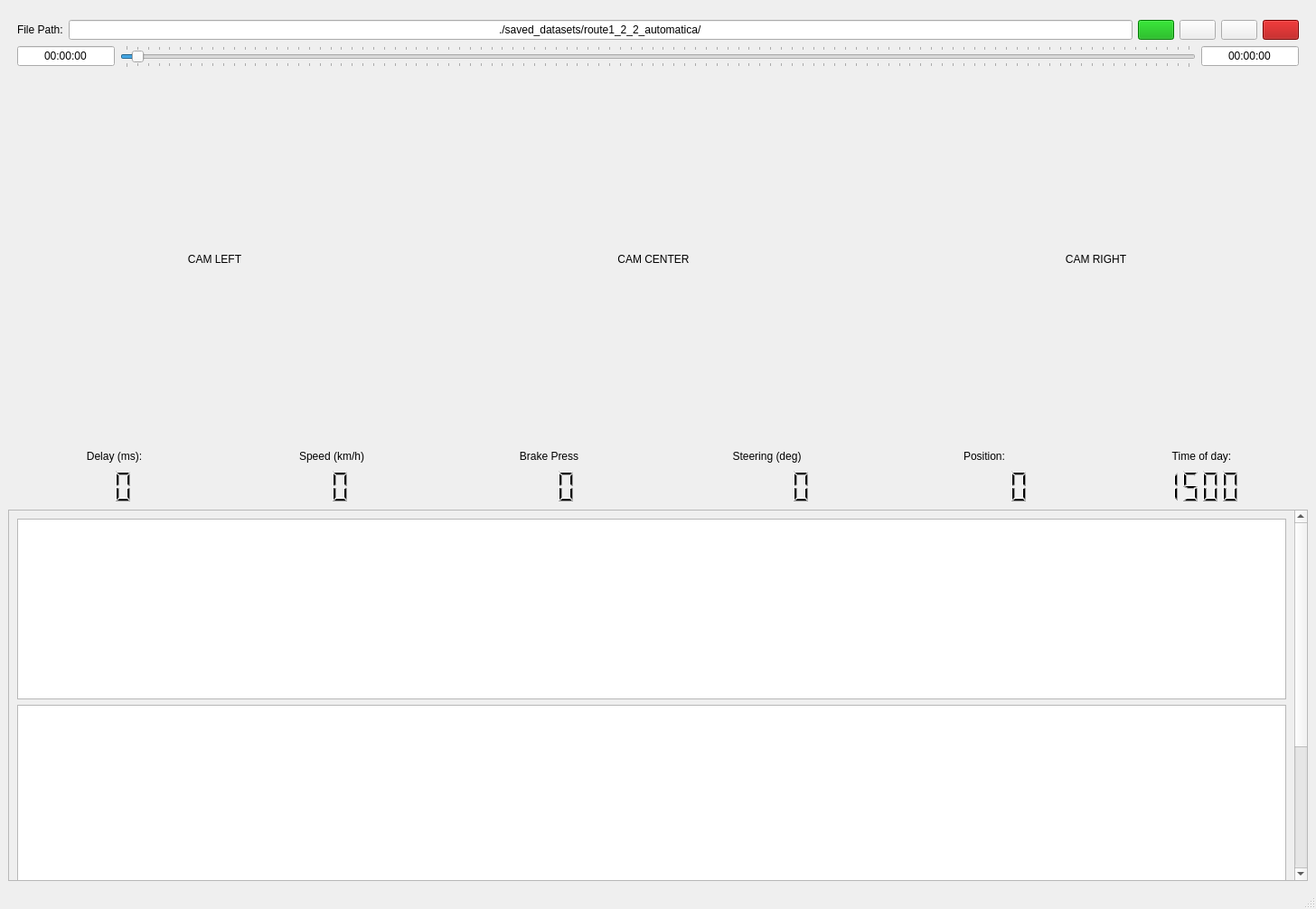
<?xml version="1.0" encoding="UTF-8"?>
<ui version="4.0">
 <class>MainWindow</class>
 <widget class="QMainWindow" name="MainWindow">
  <property name="geometry">
   <rect>
    <x>0</x>
    <y>0</y>
    <width>1456</width>
    <height>1006</height>
   </rect>
  </property>
  <property name="windowTitle">
   <string>Dataset Player</string>
  </property>
  <widget class="QWidget" name="centralwidget">
   <layout class="QVBoxLayout" name="verticalLayout_8">
    <item>
     <spacer name="verticalSpacer">
      <property name="orientation">
       <enum>Qt::Vertical</enum>
      </property>
      <property name="sizeType">
       <enum>QSizePolicy::Fixed</enum>
      </property>
      <property name="sizeHint" stdset="0">
       <size>
        <width>17</width>
        <height>13</height>
       </size>
      </property>
     </spacer>
    </item>
    <item>
     <layout class="QHBoxLayout" name="horizontalLayout">
      <property name="leftMargin">
       <number>10</number>
      </property>
      <property name="rightMargin">
       <number>10</number>
      </property>
      <item>
       <widget class="QLabel" name="label_2">
        <property name="sizePolicy">
         <sizepolicy hsizetype="Preferred" vsizetype="Preferred">
          <horstretch>0</horstretch>
          <verstretch>0</verstretch>
         </sizepolicy>
        </property>
        <property name="text">
         <string>File Path:</string>
        </property>
       </widget>
      </item>
      <item>
       <widget class="QLineEdit" name="lineEditRecPath">
        <property name="text">
         <string>./saved_datasets/route1_2_2_automatica/</string>
        </property>
        <property name="alignment">
         <set>Qt::AlignCenter</set>
        </property>
       </widget>
      </item>
      <item>
       <widget class="QPushButton" name="pushButtonRecord">
        <property name="styleSheet">
         <string notr="true">color:rgb(0, 171, 14);
background-color: rgb(0, 170, 0);</string>
        </property>
        <property name="text">
         <string/>
        </property>
       </widget>
      </item>
      <item>
       <widget class="QPushButton" name="pushButtonPause">
        <property name="styleSheet">
         <string notr="true"/>
        </property>
        <property name="text">
         <string/>
        </property>
       </widget>
      </item>
      <item>
       <widget class="QPushButton" name="pushButtonNextFrame">
        <property name="styleSheet">
         <string notr="true"/>
        </property>
        <property name="text">
         <string/>
        </property>
       </widget>
      </item>
      <item>
       <widget class="QPushButton" name="pushButtonStop">
        <property name="styleSheet">
         <string notr="true">color: rgb(255, 0, 0);
background-color: rgb(170, 0, 0);</string>
        </property>
        <property name="text">
         <string/>
        </property>
       </widget>
      </item>
     </layout>
    </item>
    <item>
     <layout class="QHBoxLayout" name="horizontalLayout_4">
      <property name="leftMargin">
       <number>10</number>
      </property>
      <property name="rightMargin">
       <number>10</number>
      </property>
      <item>
       <widget class="QLineEdit" name="lineEditCrtTime">
        <property name="sizePolicy">
         <sizepolicy hsizetype="Minimum" vsizetype="Fixed">
          <horstretch>0</horstretch>
          <verstretch>0</verstretch>
         </sizepolicy>
        </property>
        <property name="text">
         <string>00:00:00</string>
        </property>
        <property name="maxLength">
         <number>32767</number>
        </property>
        <property name="alignment">
         <set>Qt::AlignCenter</set>
        </property>
        <property name="readOnly">
         <bool>true</bool>
        </property>
       </widget>
      </item>
      <item>
       <widget class="QSlider" name="horizontalSliderSeek">
        <property name="sizePolicy">
         <sizepolicy hsizetype="Expanding" vsizetype="Fixed">
          <horstretch>0</horstretch>
          <verstretch>0</verstretch>
         </sizepolicy>
        </property>
        <property name="singleStep">
         <number>1</number>
        </property>
        <property name="pageStep">
         <number>1</number>
        </property>
        <property name="value">
         <number>1</number>
        </property>
        <property name="orientation">
         <enum>Qt::Horizontal</enum>
        </property>
        <property name="tickPosition">
         <enum>QSlider::TicksBothSides</enum>
        </property>
       </widget>
      </item>
      <item>
       <widget class="QLineEdit" name="lineEditEndTime">
        <property name="enabled">
         <bool>true</bool>
        </property>
        <property name="sizePolicy">
         <sizepolicy hsizetype="Minimum" vsizetype="Fixed">
          <horstretch>0</horstretch>
          <verstretch>0</verstretch>
         </sizepolicy>
        </property>
        <property name="autoFillBackground">
         <bool>false</bool>
        </property>
        <property name="text">
         <string>00:00:00</string>
        </property>
        <property name="alignment">
         <set>Qt::AlignCenter</set>
        </property>
        <property name="readOnly">
         <bool>true</bool>
        </property>
       </widget>
      </item>
     </layout>
    </item>
    <item>
     <layout class="QHBoxLayout" name="horizontalLayout_3">
      <item>
       <widget class="QLabel" name="labelStreamLeft">
        <property name="sizePolicy">
         <sizepolicy hsizetype="Maximum" vsizetype="Expanding">
          <horstretch>0</horstretch>
          <verstretch>0</verstretch>
         </sizepolicy>
        </property>
        <property name="text">
         <string>CAM LEFT</string>
        </property>
        <property name="alignment">
         <set>Qt::AlignCenter</set>
        </property>
       </widget>
      </item>
      <item>
       <widget class="QLabel" name="labelTurnLeft">
        <property name="sizePolicy">
         <sizepolicy hsizetype="Maximum" vsizetype="Expanding">
          <horstretch>0</horstretch>
          <verstretch>0</verstretch>
         </sizepolicy>
        </property>
        <property name="text">
         <string/>
        </property>
        <property name="pixmap">
         <pixmap resource="icons.qrc">:/signal/arrow_left_blank.svg</pixmap>
        </property>
        <property name="alignment">
         <set>Qt::AlignCenter</set>
        </property>
       </widget>
      </item>
      <item>
       <widget class="QLabel" name="labelStreamCenter">
        <property name="sizePolicy">
         <sizepolicy hsizetype="Maximum" vsizetype="Expanding">
          <horstretch>0</horstretch>
          <verstretch>0</verstretch>
         </sizepolicy>
        </property>
        <property name="text">
         <string>CAM CENTER</string>
        </property>
        <property name="alignment">
         <set>Qt::AlignCenter</set>
        </property>
       </widget>
      </item>
      <item>
       <widget class="QLabel" name="labelTurnRight">
        <property name="sizePolicy">
         <sizepolicy hsizetype="Maximum" vsizetype="Expanding">
          <horstretch>0</horstretch>
          <verstretch>0</verstretch>
         </sizepolicy>
        </property>
        <property name="text">
         <string/>
        </property>
        <property name="pixmap">
         <pixmap resource="icons.qrc">:/signal/arrow_right_blank.svg</pixmap>
        </property>
        <property name="scaledContents">
         <bool>false</bool>
        </property>
        <property name="alignment">
         <set>Qt::AlignCenter</set>
        </property>
       </widget>
      </item>
      <item>
       <widget class="QLabel" name="labelStreamRight">
        <property name="sizePolicy">
         <sizepolicy hsizetype="Maximum" vsizetype="Expanding">
          <horstretch>0</horstretch>
          <verstretch>0</verstretch>
         </sizepolicy>
        </property>
        <property name="text">
         <string>CAM RIGHT</string>
        </property>
        <property name="alignment">
         <set>Qt::AlignCenter</set>
        </property>
       </widget>
      </item>
     </layout>
    </item>
    <item>
     <layout class="QHBoxLayout" name="horizontalLayout_2">
      <item>
       <layout class="QVBoxLayout" name="verticalLayout">
        <item>
         <widget class="QLabel" name="label_4">
          <property name="text">
           <string>Delay (ms):</string>
          </property>
          <property name="alignment">
           <set>Qt::AlignCenter</set>
          </property>
         </widget>
        </item>
        <item>
         <widget class="QLCDNumber" name="lcdDelay">
          <property name="enabled">
           <bool>true</bool>
          </property>
          <property name="sizePolicy">
           <sizepolicy hsizetype="Preferred" vsizetype="Preferred">
            <horstretch>0</horstretch>
            <verstretch>0</verstretch>
           </sizepolicy>
          </property>
          <property name="minimumSize">
           <size>
            <width>0</width>
            <height>40</height>
           </size>
          </property>
          <property name="styleSheet">
           <string notr="true"/>
          </property>
          <property name="lineWidth">
           <number>0</number>
          </property>
          <property name="digitCount">
           <number>2</number>
          </property>
         </widget>
        </item>
       </layout>
      </item>
      <item>
       <layout class="QVBoxLayout" name="verticalLayout_3">
        <item>
         <widget class="QLabel" name="label_5">
          <property name="text">
           <string>Speed (km/h)</string>
          </property>
          <property name="alignment">
           <set>Qt::AlignCenter</set>
          </property>
         </widget>
        </item>
        <item>
         <widget class="QLCDNumber" name="lcdSpeed">
          <property name="enabled">
           <bool>true</bool>
          </property>
          <property name="sizePolicy">
           <sizepolicy hsizetype="Preferred" vsizetype="Preferred">
            <horstretch>0</horstretch>
            <verstretch>0</verstretch>
           </sizepolicy>
          </property>
          <property name="minimumSize">
           <size>
            <width>0</width>
            <height>40</height>
           </size>
          </property>
          <property name="styleSheet">
           <string notr="true"/>
          </property>
          <property name="lineWidth">
           <number>0</number>
          </property>
          <property name="digitCount">
           <number>2</number>
          </property>
         </widget>
        </item>
       </layout>
      </item>
      <item>
       <layout class="QVBoxLayout" name="verticalLayout_4">
        <item>
         <widget class="QLabel" name="label_6">
          <property name="text">
           <string>Brake Press</string>
          </property>
          <property name="alignment">
           <set>Qt::AlignCenter</set>
          </property>
         </widget>
        </item>
        <item>
         <widget class="QLCDNumber" name="lcdBrake">
          <property name="enabled">
           <bool>true</bool>
          </property>
          <property name="sizePolicy">
           <sizepolicy hsizetype="Preferred" vsizetype="Preferred">
            <horstretch>0</horstretch>
            <verstretch>0</verstretch>
           </sizepolicy>
          </property>
          <property name="minimumSize">
           <size>
            <width>0</width>
            <height>40</height>
           </size>
          </property>
          <property name="styleSheet">
           <string notr="true"/>
          </property>
          <property name="lineWidth">
           <number>0</number>
          </property>
          <property name="digitCount">
           <number>3</number>
          </property>
         </widget>
        </item>
       </layout>
      </item>
      <item>
       <layout class="QVBoxLayout" name="verticalLayout_5">
        <item>
         <widget class="QLabel" name="label_7">
          <property name="text">
           <string>Steering (deg)</string>
          </property>
          <property name="alignment">
           <set>Qt::AlignCenter</set>
          </property>
         </widget>
        </item>
        <item>
         <widget class="QLCDNumber" name="lcdSteer">
          <property name="enabled">
           <bool>true</bool>
          </property>
          <property name="sizePolicy">
           <sizepolicy hsizetype="Preferred" vsizetype="Preferred">
            <horstretch>0</horstretch>
            <verstretch>0</verstretch>
           </sizepolicy>
          </property>
          <property name="minimumSize">
           <size>
            <width>0</width>
            <height>40</height>
           </size>
          </property>
          <property name="styleSheet">
           <string notr="true"/>
          </property>
          <property name="lineWidth">
           <number>0</number>
          </property>
         </widget>
        </item>
       </layout>
      </item>
      <item>
       <layout class="QVBoxLayout" name="verticalLayout_6">
        <item>
         <widget class="QLabel" name="label_8">
          <property name="sizePolicy">
           <sizepolicy hsizetype="Preferred" vsizetype="Preferred">
            <horstretch>0</horstretch>
            <verstretch>0</verstretch>
           </sizepolicy>
          </property>
          <property name="text">
           <string>Position:</string>
          </property>
          <property name="alignment">
           <set>Qt::AlignCenter</set>
          </property>
         </widget>
        </item>
        <item>
         <widget class="QLCDNumber" name="lcdGPSLat">
          <property name="enabled">
           <bool>true</bool>
          </property>
          <property name="sizePolicy">
           <sizepolicy hsizetype="Preferred" vsizetype="Preferred">
            <horstretch>0</horstretch>
            <verstretch>0</verstretch>
           </sizepolicy>
          </property>
          <property name="minimumSize">
           <size>
            <width>0</width>
            <height>40</height>
           </size>
          </property>
          <property name="maximumSize">
           <size>
            <width>16777215</width>
            <height>16777215</height>
           </size>
          </property>
          <property name="font">
           <font>
            <pointsize>8</pointsize>
            <weight>50</weight>
            <italic>false</italic>
            <bold>false</bold>
            <underline>false</underline>
           </font>
          </property>
          <property name="autoFillBackground">
           <bool>false</bool>
          </property>
          <property name="styleSheet">
           <string notr="true"/>
          </property>
          <property name="lineWidth">
           <number>0</number>
          </property>
          <property name="digitCount">
           <number>5</number>
          </property>
          <property name="value" stdset="0">
           <double>0.000000000000000</double>
          </property>
         </widget>
        </item>
       </layout>
      </item>
      <item>
       <layout class="QVBoxLayout" name="verticalLayout_7">
        <item>
         <widget class="QLabel" name="label_3">
          <property name="sizePolicy">
           <sizepolicy hsizetype="Preferred" vsizetype="Preferred">
            <horstretch>0</horstretch>
            <verstretch>0</verstretch>
           </sizepolicy>
          </property>
          <property name="text">
           <string>Time of day:</string>
          </property>
          <property name="alignment">
           <set>Qt::AlignCenter</set>
          </property>
         </widget>
        </item>
        <item>
         <widget class="QLCDNumber" name="lcdGPSLon">
          <property name="enabled">
           <bool>true</bool>
          </property>
          <property name="sizePolicy">
           <sizepolicy hsizetype="Preferred" vsizetype="Preferred">
            <horstretch>0</horstretch>
            <verstretch>0</verstretch>
           </sizepolicy>
          </property>
          <property name="minimumSize">
           <size>
            <width>0</width>
            <height>40</height>
           </size>
          </property>
          <property name="maximumSize">
           <size>
            <width>16777215</width>
            <height>16777215</height>
           </size>
          </property>
          <property name="font">
           <font>
            <pointsize>8</pointsize>
            <weight>50</weight>
            <italic>false</italic>
            <bold>false</bold>
            <underline>false</underline>
           </font>
          </property>
          <property name="autoFillBackground">
           <bool>false</bool>
          </property>
          <property name="styleSheet">
           <string notr="true"/>
          </property>
          <property name="lineWidth">
           <number>0</number>
          </property>
          <property name="smallDecimalPoint">
           <bool>true</bool>
          </property>
          <property name="digitCount">
           <number>4</number>
          </property>
          <property name="value" stdset="0">
           <double>1500.000000000000000</double>
          </property>
          <property name="intValue" stdset="0">
           <number>1500</number>
          </property>
         </widget>
        </item>
       </layout>
      </item>
     </layout>
    </item>
    <item>
     <widget class="QScrollArea" name="scrollArea">
      <property name="widgetResizable">
       <bool>true</bool>
      </property>
      <widget class="QWidget" name="scrollAreaWidgetContents">
       <property name="geometry">
        <rect>
         <x>0</x>
         <y>0</y>
         <width>1411</width>
         <height>636</height>
        </rect>
       </property>
       <property name="sizePolicy">
        <sizepolicy hsizetype="Preferred" vsizetype="Expanding">
         <horstretch>0</horstretch>
         <verstretch>0</verstretch>
        </sizepolicy>
       </property>
       <layout class="QVBoxLayout" name="verticalLayout_2">
        <item>
         <widget class="PlotWidget" name="plotWidgetAccel">
          <property name="sizePolicy">
           <sizepolicy hsizetype="Expanding" vsizetype="Maximum">
            <horstretch>0</horstretch>
            <verstretch>0</verstretch>
           </sizepolicy>
          </property>
          <property name="minimumSize">
           <size>
            <width>0</width>
            <height>200</height>
           </size>
          </property>
         </widget>
        </item>
        <item>
         <widget class="PlotWidget" name="plotWidgetGyro">
          <property name="sizePolicy">
           <sizepolicy hsizetype="Expanding" vsizetype="Maximum">
            <horstretch>0</horstretch>
            <verstretch>0</verstretch>
           </sizepolicy>
          </property>
          <property name="minimumSize">
           <size>
            <width>0</width>
            <height>200</height>
           </size>
          </property>
         </widget>
        </item>
        <item>
         <widget class="PlotWidget" name="plotWidgetOrientation">
          <property name="sizePolicy">
           <sizepolicy hsizetype="Expanding" vsizetype="Maximum">
            <horstretch>0</horstretch>
            <verstretch>0</verstretch>
           </sizepolicy>
          </property>
          <property name="minimumSize">
           <size>
            <width>0</width>
            <height>200</height>
           </size>
          </property>
         </widget>
        </item>
       </layout>
      </widget>
     </widget>
    </item>
   </layout>
  </widget>
  <widget class="QMenuBar" name="menubar">
   <property name="geometry">
    <rect>
     <x>0</x>
     <y>0</y>
     <width>1456</width>
     <height>26</height>
    </rect>
   </property>
  </widget>
  <widget class="QStatusBar" name="statusbar"/>
 </widget>
 <customwidgets>
  <customwidget>
   <class>PlotWidget</class>
   <extends>QGraphicsView</extends>
   <header>pyqtgraph</header>
  </customwidget>
 </customwidgets>
 <resources>
  <include location="icons.qrc"/>
 </resources>
 <connections/>
</ui>
